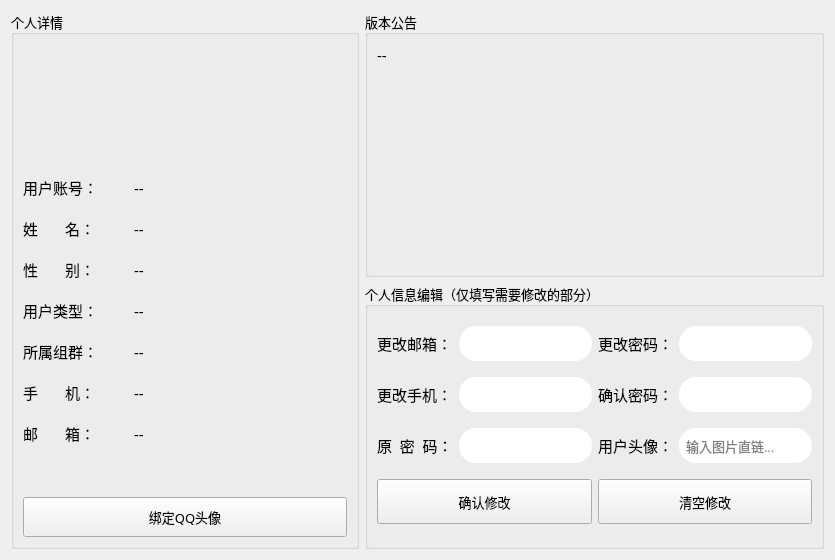
      <widget class="QWidget" name="page_userInfo">
       <layout class="QGridLayout" name="gridLayout_2">
        <item row="0" column="1">
         <widget class="QGroupBox" name="groupBox_33">
          <property name="font">
           <font>
            <family>微软雅黑</family>
            <pointsize>10</pointsize>
           </font>
          </property>
          <property name="title">
           <string>版本公告</string>
          </property>
          <layout class="QGridLayout" name="gridLayout_61">
           <item row="0" column="0">
            <widget class="QLabel" name="notice">
             <property name="font">
              <font>
               <family>微软雅黑</family>
               <pointsize>11</pointsize>
              </font>
             </property>
             <property name="text">
              <string>--</string>
             </property>
             <property name="alignment">
              <set>Qt::AlignLeading|Qt::AlignLeft|Qt::AlignTop</set>
             </property>
             <property name="wordWrap">
              <bool>true</bool>
             </property>
            </widget>
           </item>
          </layout>
         </widget>
        </item>
        <item row="0" column="0" rowspan="2">
         <widget class="QGroupBox" name="groupBox_3">
          <property name="maximumSize">
           <size>
            <width>350</width>
            <height>16777215</height>
           </size>
          </property>
          <property name="font">
           <font>
            <family>微软雅黑</family>
            <pointsize>10</pointsize>
           </font>
          </property>
          <property name="title">
           <string>个人详情</string>
          </property>
          <layout class="QGridLayout" name="gridLayout_59">
           <item row="2" column="0" colspan="3">
            <layout class="QGridLayout" name="gridLayout_56">
             <item row="0" column="1">
              <widget class="QLabel" name="label_info_name">
               <property name="minimumSize">
                <size>
                 <width>160</width>
                 <height>35</height>
                </size>
               </property>
               <property name="font">
                <font>
                 <family>微软雅黑</family>
                 <pointsize>11</pointsize>
                </font>
               </property>
               <property name="text">
                <string>--</string>
               </property>
              </widget>
             </item>
             <item row="0" column="0">
              <widget class="QLabel" name="label_49">
               <property name="minimumSize">
                <size>
                 <width>0</width>
                 <height>35</height>
                </size>
               </property>
               <property name="maximumSize">
                <size>
                 <width>105</width>
                 <height>16777215</height>
                </size>
               </property>
               <property name="font">
                <font>
                 <family>微软雅黑</family>
                 <pointsize>11</pointsize>
                </font>
               </property>
               <property name="text">
                <string>姓       名：</string>
               </property>
              </widget>
             </item>
            </layout>
           </item>
           <item row="8" column="0">
            <spacer name="verticalSpacer_3">
             <property name="orientation">
              <enum>Qt::Vertical</enum>
             </property>
             <property name="sizeHint" stdset="0">
              <size>
               <width>20</width>
               <height>40</height>
              </size>
             </property>
            </spacer>
           </item>
           <item row="3" column="0" colspan="3">
            <layout class="QGridLayout" name="gridLayout_52">
             <item row="0" column="0">
              <widget class="QLabel" name="label_45">
               <property name="minimumSize">
                <size>
                 <width>0</width>
                 <height>35</height>
                </size>
               </property>
               <property name="maximumSize">
                <size>
                 <width>105</width>
                 <height>16777215</height>
                </size>
               </property>
               <property name="font">
                <font>
                 <family>微软雅黑</family>
                 <pointsize>11</pointsize>
                </font>
               </property>
               <property name="text">
                <string>性       别：</string>
               </property>
              </widget>
             </item>
             <item row="0" column="1">
              <widget class="QLabel" name="label_info_gender">
               <property name="minimumSize">
                <size>
                 <width>160</width>
                 <height>35</height>
                </size>
               </property>
               <property name="font">
                <font>
                 <family>微软雅黑</family>
                 <pointsize>11</pointsize>
                </font>
               </property>
               <property name="text">
                <string>--</string>
               </property>
              </widget>
             </item>
            </layout>
           </item>
           <item row="1" column="0" colspan="3">
            <layout class="QGridLayout" name="gridLayout_55">
             <item row="0" column="1">
              <widget class="QLabel" name="label_info_uid">
               <property name="minimumSize">
                <size>
                 <width>160</width>
                 <height>35</height>
                </size>
               </property>
               <property name="font">
                <font>
                 <family>微软雅黑</family>
                 <pointsize>11</pointsize>
                </font>
               </property>
               <property name="text">
                <string>--</string>
               </property>
              </widget>
             </item>
             <item row="0" column="0">
              <widget class="QLabel" name="label_48">
               <property name="minimumSize">
                <size>
                 <width>0</width>
                 <height>35</height>
                </size>
               </property>
               <property name="maximumSize">
                <size>
                 <width>105</width>
                 <height>16777215</height>
                </size>
               </property>
               <property name="font">
                <font>
                 <family>微软雅黑</family>
                 <pointsize>11</pointsize>
                </font>
               </property>
               <property name="text">
                <string>用户账号：</string>
               </property>
              </widget>
             </item>
            </layout>
           </item>
           <item row="0" column="0">
            <spacer name="horizontalSpacer">
             <property name="orientation">
              <enum>Qt::Horizontal</enum>
             </property>
             <property name="sizeHint" stdset="0">
              <size>
               <width>96</width>
               <height>20</height>
              </size>
             </property>
            </spacer>
           </item>
           <item row="7" column="0" colspan="3">
            <layout class="QGridLayout" name="gridLayout_54">
             <item row="0" column="1">
              <widget class="QLabel" name="label_info_mail">
               <property name="minimumSize">
                <size>
                 <width>160</width>
                 <height>35</height>
                </size>
               </property>
               <property name="font">
                <font>
                 <family>微软雅黑</family>
                 <pointsize>11</pointsize>
                </font>
               </property>
               <property name="text">
                <string>--</string>
               </property>
               <property name="scaledContents">
                <bool>false</bool>
               </property>
               <property name="wordWrap">
                <bool>true</bool>
               </property>
              </widget>
             </item>
             <item row="0" column="0">
              <widget class="QLabel" name="label_47">
               <property name="minimumSize">
                <size>
                 <width>0</width>
                 <height>35</height>
                </size>
               </property>
               <property name="maximumSize">
                <size>
                 <width>105</width>
                 <height>16777215</height>
                </size>
               </property>
               <property name="font">
                <font>
                 <family>微软雅黑</family>
                 <pointsize>11</pointsize>
                </font>
               </property>
               <property name="text">
                <string>邮       箱：</string>
               </property>
              </widget>
             </item>
            </layout>
           </item>
           <item row="0" column="2">
            <spacer name="horizontalSpacer_2">
             <property name="orientation">
              <enum>Qt::Horizontal</enum>
             </property>
             <property name="sizeHint" stdset="0">
              <size>
               <width>96</width>
               <height>20</height>
              </size>
             </property>
            </spacer>
           </item>
           <item row="0" column="1">
            <widget class="QLabel" name="info_avatar">
             <property name="minimumSize">
              <size>
               <width>120</width>
               <height>120</height>
              </size>
             </property>
             <property name="maximumSize">
              <size>
               <width>120</width>
               <height>120</height>
              </size>
             </property>
             <property name="font">
              <font>
               <family>微软雅黑</family>
               <pointsize>16</pointsize>
              </font>
             </property>
             <property name="styleSheet">
              <string notr="true">margin:5px;</string>
             </property>
             <property name="text">
              <string/>
             </property>
             <property name="pixmap">
              <pixmap resource="resource.qrc">:/images/color_icon/user.svg</pixmap>
             </property>
             <property name="scaledContents">
              <bool>true</bool>
             </property>
            </widget>
           </item>
           <item row="5" column="0" colspan="3">
            <layout class="QGridLayout" name="gridLayout_57">
             <item row="0" column="1">
              <widget class="QLabel" name="label_info_department">
               <property name="minimumSize">
                <size>
                 <width>160</width>
                 <height>35</height>
                </size>
               </property>
               <property name="font">
                <font>
                 <family>微软雅黑</family>
                 <pointsize>11</pointsize>
                </font>
               </property>
               <property name="text">
                <string>--</string>
               </property>
              </widget>
             </item>
             <item row="0" column="0">
              <widget class="QLabel" name="label_50">
               <property name="minimumSize">
                <size>
                 <width>0</width>
                 <height>35</height>
                </size>
               </property>
               <property name="maximumSize">
                <size>
                 <width>105</width>
                 <height>16777215</height>
                </size>
               </property>
               <property name="font">
                <font>
                 <family>微软雅黑</family>
                 <pointsize>11</pointsize>
                </font>
               </property>
               <property name="text">
                <string>所属组群：</string>
               </property>
              </widget>
             </item>
            </layout>
           </item>
           <item row="4" column="0" colspan="3">
            <layout class="QGridLayout" name="gridLayout_58">
             <item row="0" column="1">
              <widget class="QLabel" name="label_info_group">
               <property name="minimumSize">
                <size>
                 <width>160</width>
                 <height>35</height>
                </size>
               </property>
               <property name="font">
                <font>
                 <family>微软雅黑</family>
                 <pointsize>11</pointsize>
                </font>
               </property>
               <property name="text">
                <string>--</string>
               </property>
              </widget>
             </item>
             <item row="0" column="0">
              <widget class="QLabel" name="label_51">
               <property name="minimumSize">
                <size>
                 <width>0</width>
                 <height>35</height>
                </size>
               </property>
               <property name="maximumSize">
                <size>
                 <width>105</width>
                 <height>16777215</height>
                </size>
               </property>
               <property name="font">
                <font>
                 <family>微软雅黑</family>
                 <pointsize>11</pointsize>
                </font>
               </property>
               <property name="text">
                <string>用户类型：</string>
               </property>
              </widget>
             </item>
            </layout>
           </item>
           <item row="6" column="0" colspan="3">
            <layout class="QGridLayout" name="gridLayout_53">
             <item row="0" column="0">
              <widget class="QLabel" name="label_46">
               <property name="minimumSize">
                <size>
                 <width>0</width>
                 <height>35</height>
                </size>
               </property>
               <property name="maximumSize">
                <size>
                 <width>105</width>
                 <height>16777215</height>
                </size>
               </property>
               <property name="font">
                <font>
                 <family>微软雅黑</family>
                 <pointsize>11</pointsize>
                </font>
               </property>
               <property name="text">
                <string>手       机：</string>
               </property>
              </widget>
             </item>
             <item row="0" column="1">
              <widget class="QLabel" name="label_info_tel">
               <property name="minimumSize">
                <size>
                 <width>160</width>
                 <height>35</height>
                </size>
               </property>
               <property name="font">
                <font>
                 <family>微软雅黑</family>
                 <pointsize>11</pointsize>
                </font>
               </property>
               <property name="text">
                <string>--</string>
               </property>
              </widget>
             </item>
            </layout>
           </item>
           <item row="9" column="0" colspan="3">
            <widget class="QPushButton" name="btn_getQQAvatar">
             <property name="minimumSize">
              <size>
               <width>0</width>
               <height>40</height>
              </size>
             </property>
             <property name="text">
              <string>绑定QQ头像</string>
             </property>
             <property name="icon">
              <iconset resource="resource.qrc">
               <normaloff>:/images/color_icon/user.svg</normaloff>:/images/color_icon/user.svg</iconset>
             </property>
            </widget>
           </item>
          </layout>
         </widget>
        </item>
        <item row="1" column="1">
         <widget class="QGroupBox" name="groupBox_4">
          <property name="font">
           <font>
            <family>微软雅黑</family>
            <pointsize>10</pointsize>
           </font>
          </property>
          <property name="title">
           <string>个人信息编辑（仅填写需要修改的部分）</string>
          </property>
          <layout class="QGridLayout" name="gridLayout_60">
           <item row="0" column="0">
            <widget class="QLabel" name="label_54">
             <property name="minimumSize">
              <size>
               <width>0</width>
               <height>35</height>
              </size>
             </property>
             <property name="maximumSize">
              <size>
               <width>130</width>
               <height>16777215</height>
              </size>
             </property>
             <property name="font">
              <font>
               <family>微软雅黑</family>
               <pointsize>11</pointsize>
              </font>
             </property>
             <property name="text">
              <string>更改邮箱：</string>
             </property>
            </widget>
           </item>
           <item row="0" column="1">
            <widget class="QLineEdit" name="lineEdit_personalMail">
             <property name="minimumSize">
              <size>
               <width>0</width>
               <height>35</height>
              </size>
             </property>
             <property name="font">
              <font>
               <family>微软雅黑</family>
              </font>
             </property>
             <property name="styleSheet">
              <string notr="true">border-radius: 17.4px;/*设置圆角的大小*/
border: .5px solid rgb(207, 207, 207);
padding: 0px 5px;</string>
             </property>
            </widget>
           </item>
           <item row="0" column="2">
            <widget class="QLabel" name="label_52">
             <property name="minimumSize">
              <size>
               <width>0</width>
               <height>35</height>
              </size>
             </property>
             <property name="maximumSize">
              <size>
               <width>130</width>
               <height>16777215</height>
              </size>
             </property>
             <property name="font">
              <font>
               <family>微软雅黑</family>
               <pointsize>11</pointsize>
              </font>
             </property>
             <property name="text">
              <string>更改密码：</string>
             </property>
            </widget>
           </item>
           <item row="0" column="3">
            <widget class="QLineEdit" name="lineEdit_personalPwd">
             <property name="minimumSize">
              <size>
               <width>0</width>
               <height>35</height>
              </size>
             </property>
             <property name="font">
              <font>
               <family>微软雅黑</family>
              </font>
             </property>
             <property name="styleSheet">
              <string notr="true">border-radius: 17.4px;/*设置圆角的大小*/
border: .5px solid rgb(207, 207, 207);
padding: 0px 5px;</string>
             </property>
             <property name="maxLength">
              <number>16</number>
             </property>
             <property name="echoMode">
              <enum>QLineEdit::Password</enum>
             </property>
            </widget>
           </item>
           <item row="1" column="0">
            <widget class="QLabel" name="label_56">
             <property name="minimumSize">
              <size>
               <width>0</width>
               <height>35</height>
              </size>
             </property>
             <property name="maximumSize">
              <size>
               <width>130</width>
               <height>16777215</height>
              </size>
             </property>
             <property name="font">
              <font>
               <family>微软雅黑</family>
               <pointsize>11</pointsize>
              </font>
             </property>
             <property name="text">
              <string>更改手机：</string>
             </property>
            </widget>
           </item>
           <item row="1" column="1">
            <widget class="QLineEdit" name="lineEdit_personalTel">
             <property name="minimumSize">
              <size>
               <width>0</width>
               <height>35</height>
              </size>
             </property>
             <property name="font">
              <font>
               <family>微软雅黑</family>
              </font>
             </property>
             <property name="styleSheet">
              <string notr="true">border-radius: 17.4px;/*设置圆角的大小*/
border: .5px solid rgb(207, 207, 207);
padding: 0px 5px;</string>
             </property>
             <property name="maxLength">
              <number>11</number>
             </property>
            </widget>
           </item>
           <item row="1" column="2">
            <widget class="QLabel" name="label_53">
             <property name="minimumSize">
              <size>
               <width>0</width>
               <height>35</height>
              </size>
             </property>
             <property name="maximumSize">
              <size>
               <width>130</width>
               <height>16777215</height>
              </size>
             </property>
             <property name="font">
              <font>
               <family>微软雅黑</family>
               <pointsize>11</pointsize>
              </font>
             </property>
             <property name="text">
              <string>确认密码：</string>
             </property>
            </widget>
           </item>
           <item row="1" column="3">
            <widget class="QLineEdit" name="lineEdit_personalPwdCheck">
             <property name="minimumSize">
              <size>
               <width>0</width>
               <height>35</height>
              </size>
             </property>
             <property name="font">
              <font>
               <family>微软雅黑</family>
              </font>
             </property>
             <property name="styleSheet">
              <string notr="true">border-radius: 17.4px;/*设置圆角的大小*/
border: .5px solid rgb(207, 207, 207);
padding: 0px 5px;</string>
             </property>
             <property name="maxLength">
              <number>16</number>
             </property>
             <property name="echoMode">
              <enum>QLineEdit::Password</enum>
             </property>
            </widget>
           </item>
           <item row="2" column="0">
            <widget class="QLabel" name="label_55">
             <property name="minimumSize">
              <size>
               <width>0</width>
               <height>35</height>
              </size>
             </property>
             <property name="maximumSize">
              <size>
               <width>130</width>
               <height>16777215</height>
              </size>
             </property>
             <property name="font">
              <font>
               <family>微软雅黑</family>
               <pointsize>11</pointsize>
              </font>
             </property>
             <property name="text">
              <string>原  密  码：</string>
             </property>
            </widget>
           </item>
           <item row="2" column="1">
            <widget class="QLineEdit" name="lineEdit_checkOldPwd">
             <property name="minimumSize">
              <size>
               <width>0</width>
               <height>35</height>
              </size>
             </property>
             <property name="font">
              <font>
               <family>微软雅黑</family>
              </font>
             </property>
             <property name="styleSheet">
              <string notr="true">border-radius: 17.4px;/*设置圆角的大小*/
border: .5px solid rgb(207, 207, 207);
padding: 0px 5px;</string>
             </property>
             <property name="maxLength">
              <number>16</number>
             </property>
             <property name="echoMode">
              <enum>QLineEdit::Password</enum>
             </property>
            </widget>
           </item>
           <item row="2" column="2">
            <widget class="QLabel" name="label_58">
             <property name="minimumSize">
              <size>
               <width>0</width>
               <height>35</height>
              </size>
             </property>
             <property name="maximumSize">
              <size>
               <width>130</width>
               <height>16777215</height>
              </size>
             </property>
             <property name="font">
              <font>
               <family>微软雅黑</family>
               <pointsize>11</pointsize>
              </font>
             </property>
             <property name="text">
              <string>用户头像：</string>
             </property>
            </widget>
           </item>
           <item row="2" column="3">
            <widget class="QLineEdit" name="lineEdit_personalAvatar">
             <property name="minimumSize">
              <size>
               <width>0</width>
               <height>35</height>
              </size>
             </property>
             <property name="font">
              <font>
               <family>微软雅黑</family>
              </font>
             </property>
             <property name="styleSheet">
              <string notr="true">border-radius: 17.4px;/*设置圆角的大小*/
border: .5px solid rgb(207, 207, 207);
padding: 0px 5px;</string>
             </property>
             <property name="frame">
              <bool>false</bool>
             </property>
             <property name="echoMode">
              <enum>QLineEdit::Normal</enum>
             </property>
             <property name="placeholderText">
              <string>输入图片直链...</string>
             </property>
            </widget>
           </item>
           <item row="3" column="0" colspan="2">
            <widget class="QPushButton" name="btn_personalSubmit">
             <property name="minimumSize">
              <size>
               <width>130</width>
               <height>45</height>
              </size>
             </property>
             <property name="text">
              <string>确认修改</string>
             </property>
            </widget>
           </item>
           <item row="3" column="2" colspan="2">
            <widget class="QPushButton" name="btn_personalClear">
             <property name="minimumSize">
              <size>
               <width>130</width>
               <height>45</height>
              </size>
             </property>
             <property name="text">
              <string>清空修改</string>
             </property>
            </widget>
           </item>
          </layout>
         </widget>
        </item>
       </layout>
      </widget>
